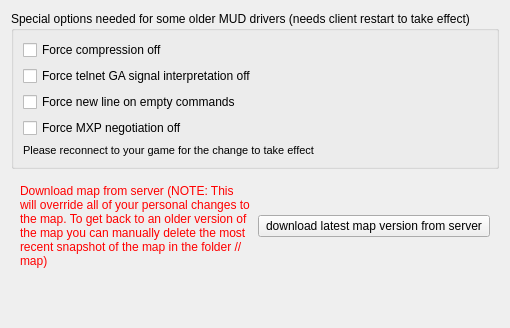
     <widget class="QWidget" name="tab_3">
      <attribute name="title">
       <string>Special Options</string>
      </attribute>
      <layout class="QGridLayout" name="gridLayout_7">
       <item row="0" column="0">
        <widget class="QGroupBox" name="groupBox_7">
         <property name="title">
          <string>Special options needed for some older MUD drivers (needs client restart to take effect)</string>
         </property>
         <layout class="QVBoxLayout" name="verticalLayout_4">
          <item>
           <widget class="QCheckBox" name="mFORCE_MCCP_OFF">
            <property name="text">
             <string>Force compression off</string>
            </property>
           </widget>
          </item>
          <item>
           <widget class="QCheckBox" name="mFORCE_GA_OFF">
            <property name="text">
             <string>Force telnet GA signal interpretation off</string>
            </property>
           </widget>
          </item>
          <item>
           <widget class="QCheckBox" name="checkBox_mUSE_FORCE_LF_AFTER_PROMPT">
            <property name="toolTip">
             <string>This option adds a line line break &lt;LF&gt; or &quot;
&quot; to your command input on empty commands. This option will rarely be necessary.</string>
            </property>
            <property name="text">
             <string>Force new line on empty commands</string>
            </property>
           </widget>
          </item>
          <item>
           <widget class="QCheckBox" name="mFORCE_MXP_NEGOTIATION_OFF">
            <property name="text">
             <string>Force MXP negotiation off</string>
            </property>
           </widget>
          </item>
          <item>
           <widget class="QLabel" name="need_reconnect_for_specialoption">
            <property name="enabled">
             <bool>true</bool>
            </property>
            <property name="font">
             <font>
              <pointsize>8</pointsize>
             </font>
            </property>
            <property name="mouseTracking">
             <bool>false</bool>
            </property>
            <property name="text">
             <string>Please reconnect to your game for the change to take effect</string>
            </property>
            <property name="textFormat">
             <enum>Qt::AutoText</enum>
            </property>
            <property name="wordWrap">
             <bool>true</bool>
            </property>
           </widget>
          </item>
         </layout>
        </widget>
       </item>
       <item row="2" column="0">
        <spacer name="verticalSpacer_6">
         <property name="orientation">
          <enum>Qt::Vertical</enum>
         </property>
         <property name="sizeHint" stdset="0">
          <size>
           <width>20</width>
           <height>40</height>
          </size>
         </property>
        </spacer>
       </item>
       <item row="1" column="0">
        <widget class="QWidget" name="downloadMapOptions" native="true">
         <property name="sizePolicy">
          <sizepolicy hsizetype="Expanding" vsizetype="Expanding">
           <horstretch>0</horstretch>
           <verstretch>0</verstretch>
          </sizepolicy>
         </property>
         <layout class="QGridLayout" name="gridLayout_22">
          <item row="0" column="0">
           <widget class="QLabel" name="label_60">
            <property name="sizePolicy">
             <sizepolicy hsizetype="Ignored" vsizetype="Preferred">
              <horstretch>0</horstretch>
              <verstretch>0</verstretch>
             </sizepolicy>
            </property>
            <property name="palette">
             <palette>
              <active>
               <colorrole role="WindowText">
                <brush brushstyle="SolidPattern">
                 <color alpha="255">
                  <red>255</red>
                  <green>0</green>
                  <blue>0</blue>
                 </color>
                </brush>
               </colorrole>
               <colorrole role="Text">
                <brush brushstyle="SolidPattern">
                 <color alpha="255">
                  <red>255</red>
                  <green>0</green>
                  <blue>0</blue>
                 </color>
                </brush>
               </colorrole>
              </active>
              <inactive>
               <colorrole role="WindowText">
                <brush brushstyle="SolidPattern">
                 <color alpha="255">
                  <red>255</red>
                  <green>0</green>
                  <blue>0</blue>
                 </color>
                </brush>
               </colorrole>
               <colorrole role="Text">
                <brush brushstyle="SolidPattern">
                 <color alpha="255">
                  <red>255</red>
                  <green>0</green>
                  <blue>0</blue>
                 </color>
                </brush>
               </colorrole>
              </inactive>
              <disabled>
               <colorrole role="WindowText">
                <brush brushstyle="SolidPattern">
                 <color alpha="255">
                  <red>120</red>
                  <green>120</green>
                  <blue>120</blue>
                 </color>
                </brush>
               </colorrole>
               <colorrole role="Text">
                <brush brushstyle="SolidPattern">
                 <color alpha="255">
                  <red>120</red>
                  <green>120</green>
                  <blue>120</blue>
                 </color>
                </brush>
               </colorrole>
              </disabled>
             </palette>
            </property>
            <property name="text">
             <string>Download map from server (NOTE: This will override all of your personal changes to the map. To get back to an older version of the map you can manually delete the most recent snapshot of the map in the folder &lt;mudlet_home_dir&gt;/&lt;yourprofile&gt;/map)</string>
            </property>
            <property name="scaledContents">
             <bool>true</bool>
            </property>
            <property name="wordWrap">
             <bool>true</bool>
            </property>
           </widget>
          </item>
          <item row="0" column="1">
           <widget class="QPushButton" name="buttonDownloadMap">
            <property name="text">
             <string>download latest map version from server</string>
            </property>
           </widget>
          </item>
         </layout>
        </widget>
       </item>
      </layout>
     </widget>
